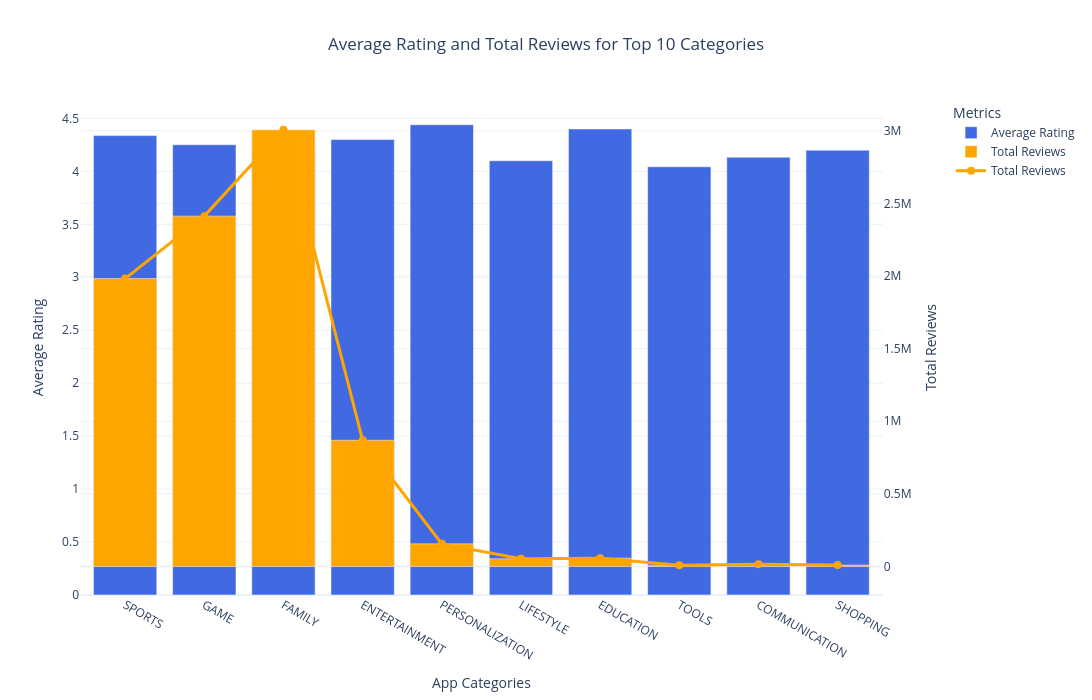

Source (notebook cell):
### Code cell
fig.update_traces(
    hovertemplate=
    "<b>%{x}</b><br>" +
    "Value: %{y:,}<extra></extra>"
)

### Figure 1 — Plotly figure (JSON) as saved in the notebook; plotly's stock layout.template omitted (floating-point values rounded to 4 significant figures)
{"data": [{"hovertemplate": "<b>%{x}</b><br>Value: %{y:,}<extra></extra>", "marker": {"color": "royalblue"}, "name": "Average Rating", "type": "bar", "x": ["SPORTS", "GAME", "FAMILY", "ENTERTAINMENT", "PERSONALIZATION", "LIFESTYLE", "EDUCATION", "TOOLS", "COMMUNICATION", "SHOPPING"], "xaxis": "x", "y": [4.338, 4.252, 4.198, 4.3, 4.44, 4.1, 4.4, 4.043, 4.133, 4.2], "yaxis": "y"}, {"hovertemplate": "<b>%{x}</b><br>Value: %{y:,}<extra></extra>", "marker": {"color": "orange"}, "name": "Total Reviews", "type": "bar", "x": ["SPORTS", "GAME", "FAMILY", "ENTERTAINMENT", "PERSONALIZATION", "LIFESTYLE", "EDUCATION", "TOOLS", "COMMUNICATION", "SHOPPING"], "xaxis": "x", "y": [1982017, 2412245, 3006890, 869111, 156004, 53376, 57645, 8731, 15398, 9975], "yaxis": "y2"}, {"hovertemplate": "<b>%{x}</b><br>Value: %{y:,}<extra></extra>", "line": {"color": "orange", "width": 3}, "marker": {"size": 8}, "mode": "lines+markers", "name": "Total Reviews", "type": "scatter", "x": ["SPORTS", "GAME", "FAMILY", "ENTERTAINMENT", "PERSONALIZATION", "LIFESTYLE", "EDUCATION", "TOOLS", "COMMUNICATION", "SHOPPING"], "xaxis": "x", "y": [1982017, 2412245, 3006890, 869111, 156004, 53376, 57645, 8731, 15398, 9975], "yaxis": "y2"}], "layout": {"barmode": "group", "height": 700, "legend": {"title": {"text": "Metrics"}}, "title": {"text": "Average Rating and Total Reviews for Top 10 Categories", "x": 0.5}, "width": 1200, "xaxis": {"anchor": "y", "domain": [0, 0.94], "title": {"text": "App Categories"}}, "yaxis": {"anchor": "x", "domain": [0, 1], "title": {"text": "Average Rating"}}, "yaxis2": {"anchor": "x", "overlaying": "y", "side": "right", "title": {"text": "Total Reviews"}}}}
